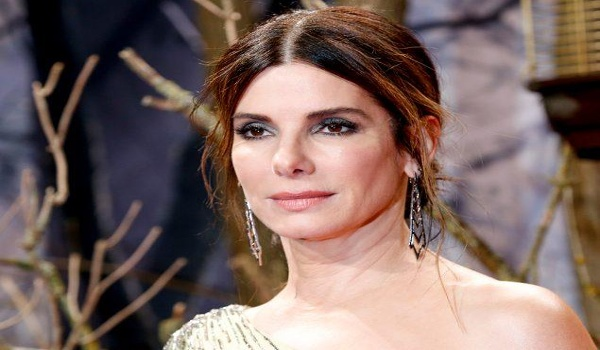
#> input picture andres.jpg, 600 x 350 px, found by its file name
$ python prueba.py
#> lines starting #> are read from the running program, lines starting #| are printed output that depends on the picture; after the words box and inside, x2 and y2 are one past the last pixel; in counts of white or black regions, pixels touching at a corner belong together
from PIL import Image, ImageFilter
import numpy as np
import cv2

#Cargamos el archivo con los datos xml del rostro
face_cascade = cv2.CascadeClassifier("cascades/haarcascade_frontalface_alt2.xml")
#Leemos la imagen
img = cv2.imread("test/andres.jpg")
#> img is the input picture: shape (350, 600, 3); mean B, G, R 97.1, 102.3, 123.8
rostrosDetectado=False
img_gris = cv2.cvtColor(img, cv2.COLOR_BGR2GRAY)
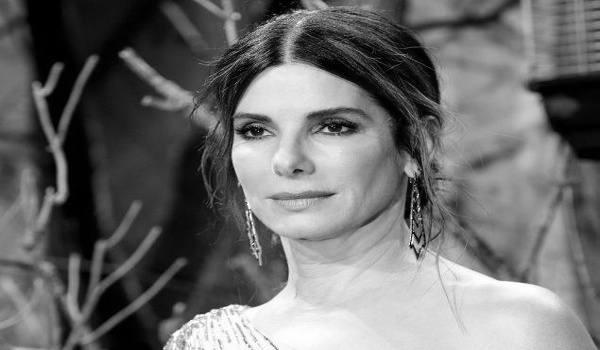
#> img_gris: shape (350, 600); min 0, max 255, mean 108.1
array_rostros = face_cascade.detectMultiScale(img_gris, 1.3, 5)
#> array_rostros = [[211, 65, 164, 164]]
#Detectamos si existen rostros
for (x,y,w,h) in array_rostros:
    #Bandera que indica si existen rostros o no
    rostrosDetectado = True
    cv2.rectangle(img,(x,y),(x+w,y+h),(125,255,0),2)
    roi = img[y:y+h,x:x+w]
    #Guardamos la imagen con el rostro recortado
    cv2.imwrite("test/recorte.jpg",roi)
#> this loop made 1 pass
#> pass 1, `roi = img[y:y+h,x:x+w]`:
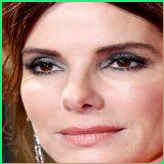
#> roi: shape (164, 164, 3); mean B, G, R 125.9, 141.7, 174.4
#> after the loop:
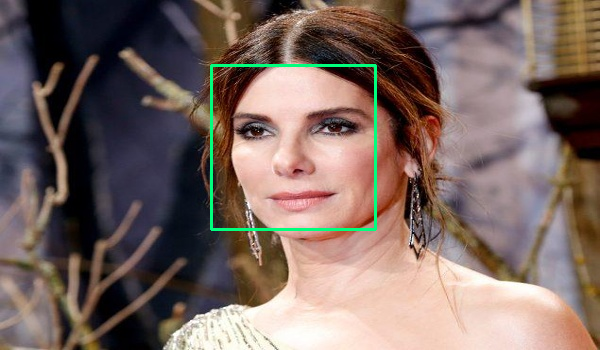
#> img: shape (350, 600, 3); 0.94% of pixels changed, all inside (x1, y1, x2, y2) = (210, 64, 377, 231)

if rostrosDetectado == False:
    print("No se detectaron rostros")
else:
    #Proceso de transformación y afinamiento de la imagen
    foto = Image.open("test/recorte.jpg").convert('L')
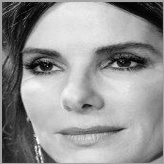
#> foto: PIL image 164x164 L; min 0, max 253, mean 149.7
    #Laplace
    coeficientes = [1, 1, 1, 1, -8, 1, 1, 1, 1]
    datos_laplace = foto.filter(ImageFilter.Kernel((3,3), coeficientes, 1)).getdata()
    #datos de la imagen
    datos_imagen = foto.getdata()
    #factor de escalado
    w = 1 / 5
    #datos de imagen menos datos de Laplace escalados
    datos_nitidez = [datos_imagen[x] - (w * datos_laplace[x]) for x in range(len(datos_laplace))]
#> datos_nitidez = 26896 items
    imagen_nitidez = Image.new('L', foto.size)
#> imagen_nitidez: PIL image 164x164 L; every value is 0
    imagen_nitidez.putdata(datos_nitidez)
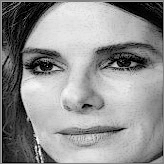
#> imagen_nitidez: PIL image 164x164 L; min 0, max 253, mean 144.8
    imagen_nitidez.save("test/recorte.jpg")
    foto.close()
    imagen_nitidez.close()

$ run again, with index.jpg copied over andres.jpg
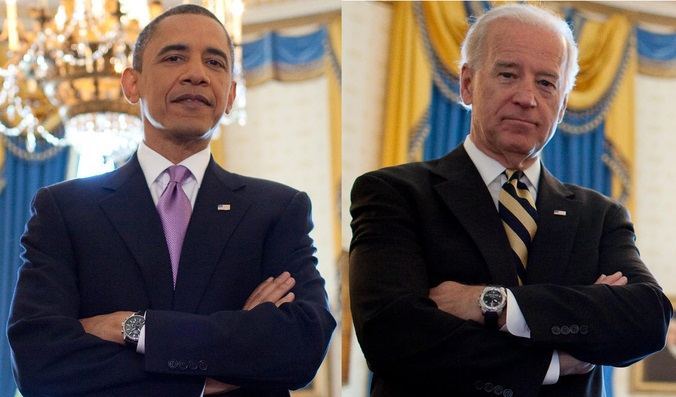
#> input picture index.jpg, 676 x 397 px, found by its file name
#> img is the input picture: shape (397, 676, 3); mean B, G, R 87, 92.9, 103.3
#> array_rostros = [[140, 16, 107, 107], [475, 36, 104, 104]]
#> the loop `for (x,y,w,h) in array_rostros:` made 2 passes
#> pass 1, `roi = img[y:y+h,x:x+w]`:
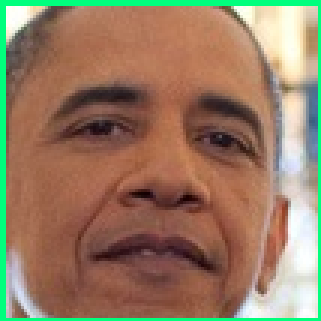
#> roi: shape (107, 107, 3) (shown 3 times larger); mean B, G, R 98.8, 123.7, 150
#> datos_nitidez = 10816 values, max 250 at index 4360, min -30 at index 4191, mean 112.4
#> `imagen_nitidez.putdata(datos_nitidez)`:
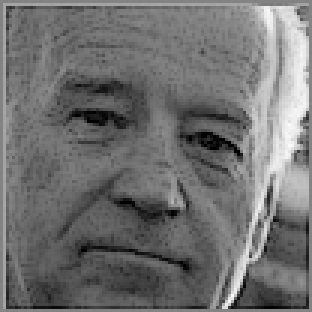
#> imagen_nitidez: PIL image 104x104 L (shown 3 times larger); min 0, max 250, mean 112.3
